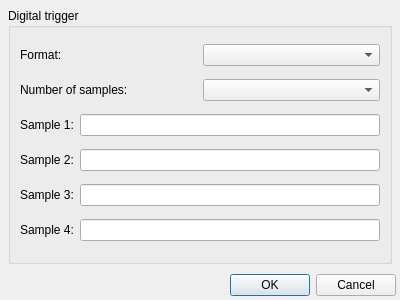
<?xml version="1.0" encoding="UTF-8"?>
<ui version="4.0">
 <class>TriggerSetupDialog</class>
 <widget class="QDialog" name="TriggerSetupDialog">
  <property name="geometry">
   <rect>
    <x>0</x>
    <y>0</y>
    <width>400</width>
    <height>300</height>
   </rect>
  </property>
  <property name="windowTitle">
   <string>Dialog</string>
  </property>
  <layout class="QGridLayout" name="gridLayout">
   <property name="margin">
    <number>4</number>
   </property>
   <item row="0" column="0">
    <widget class="QStackedWidget" name="stackedWidget">
     <property name="currentIndex">
      <number>1</number>
     </property>
     <widget class="QWidget" name="analog">
      <layout class="QGridLayout" name="gridLayout_2">
       <item row="0" column="0">
        <widget class="QGroupBox" name="groupBox">
         <property name="title">
          <string>Analog trigger</string>
         </property>
         <layout class="QGridLayout" name="gridLayout_3">
          <property name="margin">
           <number>4</number>
          </property>
          <item row="0" column="0">
           <layout class="QHBoxLayout" name="horizontalLayout_3">
            <item>
             <widget class="QLabel" name="label_5">
              <property name="text">
               <string>Value: </string>
              </property>
             </widget>
            </item>
            <item>
             <widget class="QSlider" name="valueSlider">
              <property name="maximum">
               <number>255</number>
              </property>
              <property name="value">
               <number>50</number>
              </property>
              <property name="orientation">
               <enum>Qt::Horizontal</enum>
              </property>
             </widget>
            </item>
            <item>
             <widget class="QSpinBox" name="valueSpinBox">
              <property name="maximum">
               <number>255</number>
              </property>
              <property name="value">
               <number>50</number>
              </property>
             </widget>
            </item>
           </layout>
          </item>
          <item row="1" column="0">
           <layout class="QHBoxLayout" name="horizontalLayout">
            <item>
             <widget class="QLabel" name="label">
              <property name="text">
               <string>Slope:</string>
              </property>
             </widget>
            </item>
            <item>
             <widget class="QRadioButton" name="risingRadio">
              <property name="text">
               <string>Rising</string>
              </property>
              <attribute name="buttonGroup">
               <string notr="true">buttonGroup</string>
              </attribute>
             </widget>
            </item>
            <item>
             <widget class="QRadioButton" name="fallingRadio">
              <property name="text">
               <string>Falling</string>
              </property>
              <attribute name="buttonGroup">
               <string notr="true">buttonGroup</string>
              </attribute>
             </widget>
            </item>
           </layout>
          </item>
          <item row="2" column="0">
           <layout class="QHBoxLayout" name="horizontalLayout_2">
            <item>
             <widget class="QLabel" name="label_2">
              <property name="text">
               <string>Type:</string>
              </property>
             </widget>
            </item>
            <item>
             <widget class="QRadioButton" name="edgeRadio">
              <property name="text">
               <string>Edge</string>
              </property>
              <attribute name="buttonGroup">
               <string notr="true">buttonGroup_2</string>
              </attribute>
             </widget>
            </item>
            <item>
             <widget class="QRadioButton" name="thresholdRadio">
              <property name="text">
               <string>Threshold</string>
              </property>
              <attribute name="buttonGroup">
               <string notr="true">buttonGroup_2</string>
              </attribute>
             </widget>
            </item>
           </layout>
          </item>
         </layout>
        </widget>
       </item>
      </layout>
     </widget>
     <widget class="QWidget" name="digital">
      <layout class="QGridLayout" name="gridLayout_4">
       <property name="margin">
        <number>4</number>
       </property>
       <item row="0" column="0">
        <widget class="QGroupBox" name="groupBox_2">
         <property name="title">
          <string>Digital trigger</string>
         </property>
         <layout class="QGridLayout" name="gridLayout_5">
          <item row="0" column="0">
           <layout class="QHBoxLayout" name="horizontalLayout_8">
            <item>
             <widget class="QLabel" name="label_3">
              <property name="text">
               <string>Format:</string>
              </property>
             </widget>
            </item>
            <item>
             <widget class="QComboBox" name="formatCombo"/>
            </item>
           </layout>
          </item>
          <item row="1" column="0">
           <layout class="QHBoxLayout" name="horizontalLayout_9">
            <item>
             <widget class="QLabel" name="label_4">
              <property name="text">
               <string>Number of samples:</string>
              </property>
             </widget>
            </item>
            <item>
             <widget class="QComboBox" name="samplesCombo"/>
            </item>
           </layout>
          </item>
          <item row="2" column="0">
           <layout class="QHBoxLayout" name="horizontalLayout_4">
            <item>
             <widget class="QLabel" name="label_6">
              <property name="text">
               <string>Sample 1:</string>
              </property>
             </widget>
            </item>
            <item>
             <widget class="QLineEdit" name="sample1Edit"/>
            </item>
           </layout>
          </item>
          <item row="3" column="0">
           <layout class="QHBoxLayout" name="horizontalLayout_5">
            <item>
             <widget class="QLabel" name="label_7">
              <property name="text">
               <string>Sample 2:</string>
              </property>
             </widget>
            </item>
            <item>
             <widget class="QLineEdit" name="sample2Edit"/>
            </item>
           </layout>
          </item>
          <item row="4" column="0">
           <layout class="QHBoxLayout" name="horizontalLayout_6">
            <item>
             <widget class="QLabel" name="label_8">
              <property name="text">
               <string>Sample 3:</string>
              </property>
             </widget>
            </item>
            <item>
             <widget class="QLineEdit" name="sample3Edit"/>
            </item>
           </layout>
          </item>
          <item row="5" column="0">
           <layout class="QHBoxLayout" name="horizontalLayout_7">
            <item>
             <widget class="QLabel" name="label_9">
              <property name="text">
               <string>Sample 4:</string>
              </property>
             </widget>
            </item>
            <item>
             <widget class="QLineEdit" name="sample4Edit"/>
            </item>
           </layout>
          </item>
         </layout>
        </widget>
       </item>
      </layout>
     </widget>
    </widget>
   </item>
   <item row="1" column="0">
    <widget class="QDialogButtonBox" name="buttonBox">
     <property name="orientation">
      <enum>Qt::Horizontal</enum>
     </property>
     <property name="standardButtons">
      <set>QDialogButtonBox::Cancel|QDialogButtonBox::Ok</set>
     </property>
    </widget>
   </item>
  </layout>
 </widget>
 <resources/>
 <connections>
  <connection>
   <sender>buttonBox</sender>
   <signal>accepted()</signal>
   <receiver>TriggerSetupDialog</receiver>
   <slot>accept()</slot>
   <hints>
    <hint type="sourcelabel">
     <x>248</x>
     <y>254</y>
    </hint>
    <hint type="destinationlabel">
     <x>157</x>
     <y>274</y>
    </hint>
   </hints>
  </connection>
  <connection>
   <sender>buttonBox</sender>
   <signal>rejected()</signal>
   <receiver>TriggerSetupDialog</receiver>
   <slot>reject()</slot>
   <hints>
    <hint type="sourcelabel">
     <x>316</x>
     <y>260</y>
    </hint>
    <hint type="destinationlabel">
     <x>286</x>
     <y>274</y>
    </hint>
   </hints>
  </connection>
  <connection>
   <sender>valueSlider</sender>
   <signal>valueChanged(int)</signal>
   <receiver>valueSpinBox</receiver>
   <slot>setValue(int)</slot>
   <hints>
    <hint type="sourcelabel">
     <x>191</x>
     <y>60</y>
    </hint>
    <hint type="destinationlabel">
     <x>347</x>
     <y>61</y>
    </hint>
   </hints>
  </connection>
  <connection>
   <sender>valueSpinBox</sender>
   <signal>valueChanged(int)</signal>
   <receiver>valueSlider</receiver>
   <slot>setValue(int)</slot>
   <hints>
    <hint type="sourcelabel">
     <x>347</x>
     <y>61</y>
    </hint>
    <hint type="destinationlabel">
     <x>191</x>
     <y>60</y>
    </hint>
   </hints>
  </connection>
 </connections>
 <buttongroups>
  <buttongroup name="buttonGroup"/>
  <buttongroup name="buttonGroup_2"/>
 </buttongroups>
</ui>
